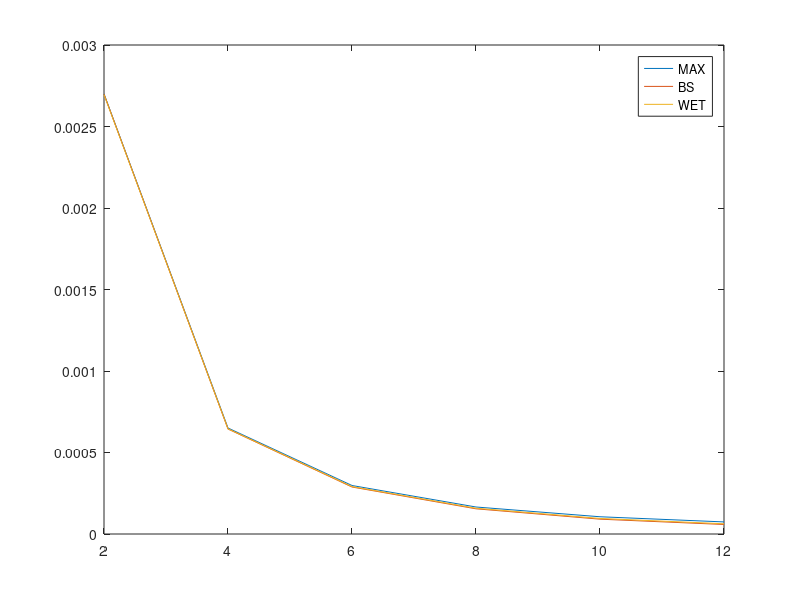

MATLAB code for this plot:
%% 
% *Summary*
%% 
% * *Fading Coefficient h = complex constatnt*
% * *MMSE Estimation using Orthogonal (for time) Pilot Sequence*
%% *Statistics Parameter*

clear; clc;

Epoch = 1000;       % the # of repeatation 
unknown_pp = 6;     % the # of state

MAX_harvest = zeros(Epoch, unknown_pp);
BS_harvest = zeros(Epoch, unknown_pp);
WET_harvest = zeros(Epoch, unknown_pp);
%% *System Parameter*

Fc = 915e6;
Ae = (3e8)^2 / (4*pi*Fc^2);  % Effective aperture of isotropic tag antenna

T = 200;                    % 200 symbol for coherence time
M = 8;   % # of Transmit Antenna
R = 4;   % # of Receive Antenna
K = 1;                      % Single User Case
L = 4;    % pilot length per antenna

del = 0.25;
eff = 0.65;    % rectifier efficiency
fb_bit = 8;     % # of feedback bits    
distance = 4;  % distance from reader

SNRdB = 50;  % dB
sigma = 10 ^ -(SNRdB/10);            % Noise 


%% 

for e = 1:Epoch
for pp = 1:unknown_pp
distance = 1 * pp;      % What parameter wants to change
%% Orthogonal Pilot Sequence

D = L * M;                    % Pilot slot length
T_WET = T - K * D;           % WET slot length
  
X_pilot= eye(M);   
X_T = repmat(sqrt(2) * X_pilot, 1, L);     % Transmit Power : 2 W  
X = X_T.';
%% Tag Model
% $$\delta \;:\mathrm{reflection}\;\mathrm{coefficient}:\left\lbrack 0,1\right\rbrack 
% \;1\to \mathrm{reflect},0\to \mathrm{absorb}$$
% 
% $$\eta :\mathrm{rectifier}\;\mathrm{efficiency}$$

total_state = 2 ^ fb_bit;              % # of state
%% *Channel Model*

PL = Ae / (4 * pi * distance^2) ;     % Path loss from Distance
sigma_h = sqrt(PL) * 1;               % Multi-path fading variance

% Fading Coefficient of F & B channel
h_f = sigma_h / sqrt(2) * (randn(M, 1) + 1j * randn(M, 1));
h_b = sigma_h / sqrt(2) * (randn(R, 1) + 1j * randn(R, 1));

% Noise of F & B channel for each slot
n = sigma / sqrt(2) * (randn(1, D) + 1j * randn(1, D));
w = sigma / sqrt(2) * (randn(R, D) + 1j * randn(R, D));

n_WET = sigma / sqrt(2) * (randn(1, T_WET) + 1j * randn(1, T_WET));
%% 
%% Forward Channel
% Received signal in Tag: $b={\left(h^{\;f} \right)}^{\;T} X+n\in C^{\;1\textrm{XD}}$
% 
% Received Power in Tag: $P=\eta \left(1-\delta \;\right)E\left\lbrace b^{\;2} 
% \right\rbrace$
% 
% Incident Power (compensated): $P_{\textrm{inc}} =\left|b{{\left|\right.}^2 
% =}^{\;} \frac{P}{\eta \;\left(1-\delta \;\right)\;}\right.$

b = h_f.' * X_T + n;  
P_inc = abs(b).^ 2;     % Compensated incident power

% Quantizing Incident Power in tag 
bin = 6 * PL / (total_state - 1);
partition = [bin: bin: 6 * PL];   % Assume MF path gain normally smaller than 3.0
codebook = [partition, 8 * PL];   % unless, estimate it to 4.0
[idx, rn] = quantiz(P_inc, partition, codebook);     % rn = quantized incident power
%% Backward Channel
% Received Signal in HAP: $Y=\sqrt{\;\delta \;}h^{\;b} \;\left({\left(h^f \right)}^T 
% X^T +n\right)+w=\sqrt{\;\delta \;}{\textrm{HX}}^T +N$
% 
% Total Noise: $N=\sqrt{\;\delta \;}h^b n+w\in C^{\mathrm{RXD}} \;$
% 
% Total Noise Variance: $\sigma_N^2 =E\left\lbrace N^H N\right\rbrace =R\sigma^2 
% \;\left(1+\delta \;\sigma_{\;h}^2 \right)I_{\;D}$

Y = sqrt(del) * h_b * b + w;
sigma_N = sqrt(R * sigma ^ 2 * (1 + del * sigma_h ^ 2));
%% MMSE Estimation
% $$\sigma {\;}_{\mathrm{BS}}^2 =R\delta \;\sigma {\;}_h^4 \;$$
% 
% $$\hat{H} =\delta {\;}^{-\frac{1}{2}} \;Y_{\mathrm{CE}} {X\left(R_{\mathrm{hh}} 
% X^T X+\sigma_N^2 I_M \right)}^{\;-1} R_{\mathrm{hh}}$$
% 
% $$\textrm{Error}\;\textrm{Covariance}:R_E ={\left(R_{\textrm{hh}}^{-1} +\delta 
% \;R_{\textrm{NN}}^{-1} X^T X\right)}^{-1}$$ 

sigma_BS = sqrt(R * sigma_h ^ 4 * del);

H_mmse = (del)^(-1/2) * Y * X * inv(sigma_BS * X_T * X + sigma_N^2 * eye(M)) * sigma_BS ; % estimated BS-CSI
H = h_b * h_f.';     % real BS-CSI

MSE = 1 / (1 / (R * del * sigma_h ^ 4) + L * 1 / (sigma_N ^ 2 / del ));
error = H_mmse - H;
error_cov = error' * error;
%% 
% 
%% F & B-CSI Magnitude Estimation

mag_f_est = zeros(M, 1);
mag_b_est = zeros(R, 1);

for i = 1:M
    ith_path = repmat(X_pilot(:, i), L, 1);
    mag_f_est(i) = sqrt(rn * ith_path / L / 2);  % Because 2 W Transmit Power 
end

for i = 1: M
    mag_b_est = mag_b_est + abs(H_mmse(:, i)) / mag_f_est(i) / M;
end
%% F & B-CSI Phase Estimation

phase_H = angle(H_mmse);
phase_f_est = phase_H(1, :);

phase_b_tilda = angle(H_mmse ./ exp(1j * ones(R, 1) * phase_f_est));
phase_b_est = phase_b_tilda(:, 1);
%% Energy Harvesting
% Estimated path gain: $g^f ={\left(\hat{\left|h^f \right.} \left|\right.\right)}^2$
% 
% TX Beamforming: $\Phi =\frac{g^f }{\left|g^f \right|}e^{{j\left({\hat{\Phi 
% \;} }^f \right)}^* }$    -> Supply high power to good path & normalize to 1W
% 
% WET harvest power = $\eta \;\left(1-\delta \;\right)\cdot \left({|\left(h^f 
% \right)}^T \Phi {\;+\;n|}^2 \right)\cdot \;\left(2W\right)$                                                                                                                                                                                                                                                                                                                                                                                                                                                                                                                                                                                                                                                                                                                           

TX_beamforming = mag_f_est / norm(mag_f_est) .* exp(1j * phase_f_est.');
bs_1 = conj(H_mmse(1, :)) ./ norm(H_mmse(1, :));


MAX_harvest(e, pp) = 2 * eff * (1-del) * (h_f' * h_f);  % Maximum Harvestable power corresponds to fading channel
BS_harvest(e, pp) = 2 * eff * (1 - del) * abs(bs_1 * h_f).^2;
WET_harvest(e, pp) = 2 * eff * (1-del) * abs(TX_beamforming' * h_f).^ 2;    % Proposed Scheme

%WET_harvest - BS_harvest;    
%MAX_harvest - WET_harvest;

Pilot_harvest = 2 * eff * (1-del) * mean(P_inc);

harvest_rate = ((T-T_WET) * Pilot_harvest + T_WET * WET_harvest) / T ;
%% Verification

mag_f_real = abs(h_f);
mag_b_real = abs(h_b);

mag_f_acc = mag_f_est ./ mag_f_real ;   % Accurately estimated when accuracy closed to 1
mag_b_acc = mag_b_est ./ mag_b_real ;   

phase_f_real = angle(h_f);
phase_b_real = angle(h_b);

phase_f_acc = angle(exp(1j * phase_f_est.') ./ exp(1j * phase_f_real));   % Well alligned when each components are similar
phase_b_acc = angle(exp(1j * phase_b_est) ./ exp(1j * phase_b_real)); 
end
end
figure
plt = [mean(MAX_harvest); mean(BS_harvest); mean(WET_harvest)] / 2;
plot(2:2:12, plt)
legend("MAX", "BS", "WET")